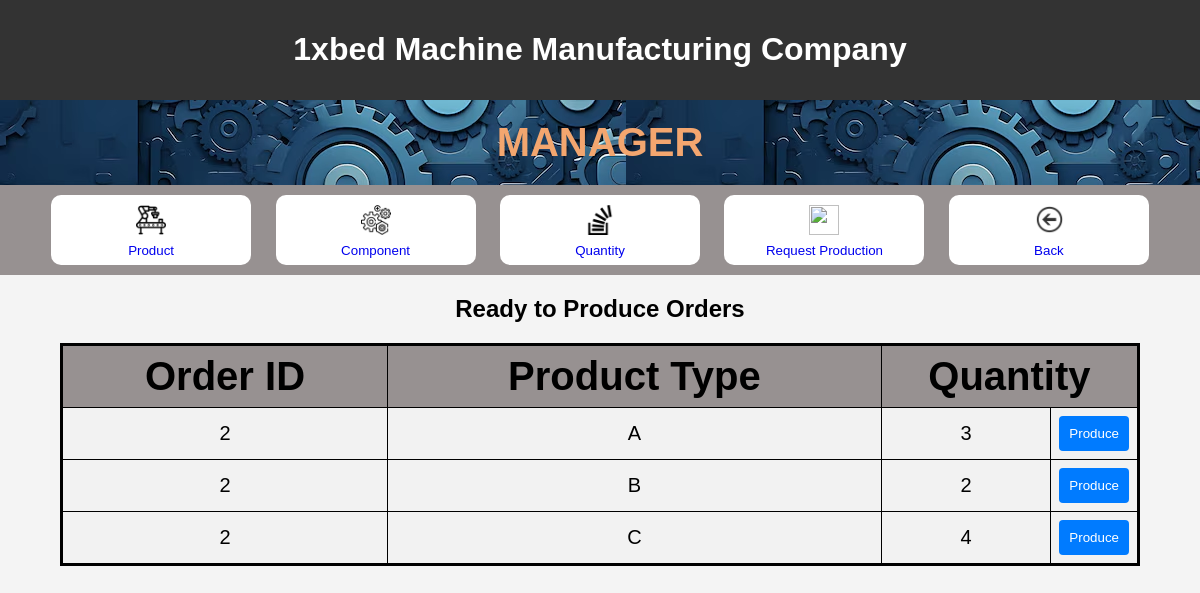
The app's page /manager/request_production with its own data.
### myproject/models.py (models this page shows)
class ProductInOrder(models.Model):
    order_id = models.IntegerField()
    product_type = models.CharField(max_length=100)
    quantity = models.IntegerField()
    status = models.CharField(max_length=100)

### myproject/views.py (the view)
# urls.py: path("manager/request_production", views.Request_Production_.main, name="manager/request_production"),
    def main(request):
        ready_to_produce = Request_Production_.list_ordered_product()
        context = {"ready_to_produce": ready_to_produce}
        return render(request, "myproject/production/manager_request.html", context)

### myproject/views.py (called while the page is built)
    def list_ordered_product():
        list_product = ProductInOrder.objects.filter(status="Not produced")
        ready_to_produce = []
        for product in list_product:
            if Request_Production_.check_ready(product):
                ready_to_produce.append(product)
        return ready_to_produce

    def check_ready(product_in_order):
        list_component = ProductComponent.objects.filter(product_type=product_in_order.product_type)
        for pro_com in list_component:
            component = get_object_or_404(ComponentQuantity, component_type=pro_com.component_type)
            if pro_com.quantity*product_in_order.quantity > component.now:
                return False
        return True

### myproject/templates/myproject/production/manager_request.html (shortened to what this page needs)
<!DOCTYPE html>
<html lang="en">
<head>
    {% load static %}
    <link rel="stylesheet" href="{% static 'css/welcomepage.css' %}">
</head>
<body>
    <header>
        <h1>
            1xbed Machine Manufacturing Company
        </h1>
    </header>
    <div id = headerweb>
        <h1 id = welcome>
        MANAGER
        </h1>
    </div>
    <div id = link>
        <div>
    <button id = choice ><a
    href="product">
        <img id =icon src="{% static 'img/product.png' %}"
        width="50"
        height="50" >
        <br>
        Product
    </a></button>
    <button id = choice><a
        href="component">
            <img id =icon src="{% static 'img/component.png' %}"
            width="50"
            height="50" >
            <br>
            Component
    </a></button>
    <button id = choice><a
        href="quantity">
            <img id =icon src="{% static 'img/quantity.png' %}"
            width="50"
            height="50" >
            <br>
            Quantity
    </a></button>
    <button id = choice><a
        href="request_production">
            <img id =icon src="{% static 'img/checker.png' %}"
            width="50"
            height="50" >
            <br>
            Request Production
    </a></button>
    <button id = choice>
        <a
        href="{% url 'homepage' %}">
        <img id =icon src="{% static 'img/back.png' %}"
        width="50"
        height="50">
        <br>
        Back
    </a> </button>
    </div>
</div>
    <h2>Ready to Produce Orders</h2>
    {% if ready_to_produce %}
    <table border="1">
        <tr>
            <th>Order ID</th>
            <th>Product Type</th>
            <th colspan="2">Quantity</th>
        </tr>
        {% for product in ready_to_produce %}
        <tr>
            <td>{{ product.order_id }}</td>
            <td>{{ product.product_type }}</td>
            <td>{{ product.quantity }}</td>
            <td width="5%">
                <form action="{% url 'manager/request_production' order_id=product.order_id product_type=product.product_type %}" method="post">
                    <button type="submit">Produce</button>
                </form>
            </td>
        </tr>
        {% endfor %}
    {% else %}
        <p id = note>No product is available to produce.</p>
    {% endif %}
</body>
</html>

### myproject/static/css/welcomepage.css (style rules this page uses)
body { font-family: Arial, sans-serif; margin: 0; padding: 0; background-color: #f4f4f4; }
header { background-color: #333; color: #fff; padding: 10px 0; text-align: center; }
h1#welcome { background-image: url('logo.jpg'); font-size: 40px; margin: 0; padding: 20px 0; color: #f3a66f; text-align: center; font-style: bold; }
button[type="submit"] { width: 100%; padding: 10px; background-color: #007bff; color: #fff; border: none; border-radius: 4px; cursor: pointer; }
h2 { text-align: center; margin-bottom: 20px; color: black; }
button#choice { background-color: white; color: #fff; border: none; padding: 10px 20px; border-radius: 10px; cursor: pointer; position: center; width: 200px; height: 70px; margin: 10px; }
div#link { display: flex; justify-content: center; align-items: center; flex-wrap: wrap; background-color: #979191; height: 90px; }
table { width: 90%; border-collapse: collapse; background-color: #f2f2f2; font-size: 20px; border: 3px solid black; margin-top: 10px; margin: auto; }
td { border: 1px solid black; padding: 8px; text-align: center; }
a { display: inline-block; width: 100%; text-decoration: none; text-align: center; line-height: 20px; }
th { border: 1px solid black; padding: 8px; text-align: center; font-size: 40px; background-color: #979191; }
img#icon { width: 30px; height: 30px; }

### records on screen
ProductInOrder: order_id "2", product_type "A", quantity "3"
ProductInOrder: order_id "2", product_type "B", quantity "2"
ProductInOrder: order_id "2", product_type "C", quantity "4"
